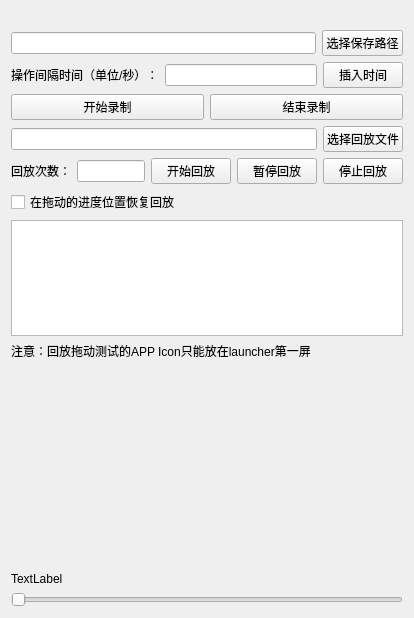
<?xml version="1.0" encoding="UTF-8"?>
<ui version="4.0">
 <class>replayform</class>
 <widget class="QWidget" name="replayform">
  <property name="geometry">
   <rect>
    <x>0</x>
    <y>0</y>
    <width>414</width>
    <height>618</height>
   </rect>
  </property>
  <property name="windowTitle">
   <string>Replay</string>
  </property>
  <property name="locale">
   <locale language="Chinese" country="China"/>
  </property>
  <layout class="QVBoxLayout" name="verticalLayout">
   <property name="topMargin">
    <number>30</number>
   </property>
   <item>
    <layout class="QHBoxLayout" name="horizontalLayout">
     <item>
      <widget class="QLineEdit" name="savePathEdit"/>
     </item>
     <item>
      <widget class="QPushButton" name="savePathButton">
       <property name="text">
        <string>选择保存路径</string>
       </property>
      </widget>
     </item>
    </layout>
   </item>
   <item>
    <layout class="QHBoxLayout" name="horizontalLayout_5">
     <item>
      <widget class="QLabel" name="label_2">
       <property name="text">
        <string>操作间隔时间（单位/秒）：</string>
       </property>
      </widget>
     </item>
     <item>
      <widget class="QLineEdit" name="sleepTimeEdit"/>
     </item>
     <item>
      <widget class="QPushButton" name="insertSleepButton">
       <property name="text">
        <string>插入时间</string>
       </property>
      </widget>
     </item>
    </layout>
   </item>
   <item>
    <layout class="QHBoxLayout" name="horizontalLayout_2">
     <item>
      <widget class="QPushButton" name="startRecordButton">
       <property name="text">
        <string>开始录制</string>
       </property>
      </widget>
     </item>
     <item>
      <widget class="QPushButton" name="stopRecordButton">
       <property name="text">
        <string>结束录制</string>
       </property>
      </widget>
     </item>
    </layout>
   </item>
   <item>
    <layout class="QHBoxLayout" name="horizontalLayout_3">
     <item>
      <widget class="QLineEdit" name="replayFileEdit"/>
     </item>
     <item>
      <widget class="QPushButton" name="replayFileButton">
       <property name="text">
        <string>选择回放文件</string>
       </property>
      </widget>
     </item>
    </layout>
   </item>
   <item>
    <layout class="QHBoxLayout" name="horizontalLayout_4">
     <item>
      <widget class="QLabel" name="label">
       <property name="text">
        <string>回放次数：</string>
       </property>
      </widget>
     </item>
     <item>
      <widget class="QLineEdit" name="replayCountEdit"/>
     </item>
     <item>
      <widget class="QPushButton" name="startReplayButton">
       <property name="text">
        <string>开始回放</string>
       </property>
      </widget>
     </item>
     <item>
      <widget class="QPushButton" name="pauseButton">
       <property name="text">
        <string>暂停回放</string>
       </property>
      </widget>
     </item>
     <item>
      <widget class="QPushButton" name="stopReplayButton">
       <property name="text">
        <string>停止回放</string>
       </property>
      </widget>
     </item>
    </layout>
   </item>
   <item>
    <widget class="QCheckBox" name="checkBox">
     <property name="text">
      <string>在拖动的进度位置恢复回放</string>
     </property>
    </widget>
   </item>
   <item>
    <widget class="QTextEdit" name="logEdit">
     <property name="readOnly">
      <bool>true</bool>
     </property>
    </widget>
   </item>
   <item>
    <widget class="QLabel" name="label_3">
     <property name="text">
      <string>注意：回放拖动测试的APP Icon只能放在launcher第一屏</string>
     </property>
    </widget>
   </item>
   <item alignment="Qt::AlignHCenter">
    <widget class="QLabel" name="imageLabel">
     <property name="enabled">
      <bool>true</bool>
     </property>
     <property name="sizePolicy">
      <sizepolicy hsizetype="Preferred" vsizetype="Preferred">
       <horstretch>0</horstretch>
       <verstretch>0</verstretch>
      </sizepolicy>
     </property>
     <property name="minimumSize">
      <size>
       <width>100</width>
       <height>200</height>
      </size>
     </property>
     <property name="text">
      <string/>
     </property>
    </widget>
   </item>
   <item>
    <widget class="QLabel" name="windowNameLabel">
     <property name="text">
      <string>TextLabel</string>
     </property>
    </widget>
   </item>
   <item>
    <widget class="QSlider" name="sliderProgress">
     <property name="orientation">
      <enum>Qt::Horizontal</enum>
     </property>
    </widget>
   </item>
  </layout>
 </widget>
 <resources/>
 <connections/>
</ui>
